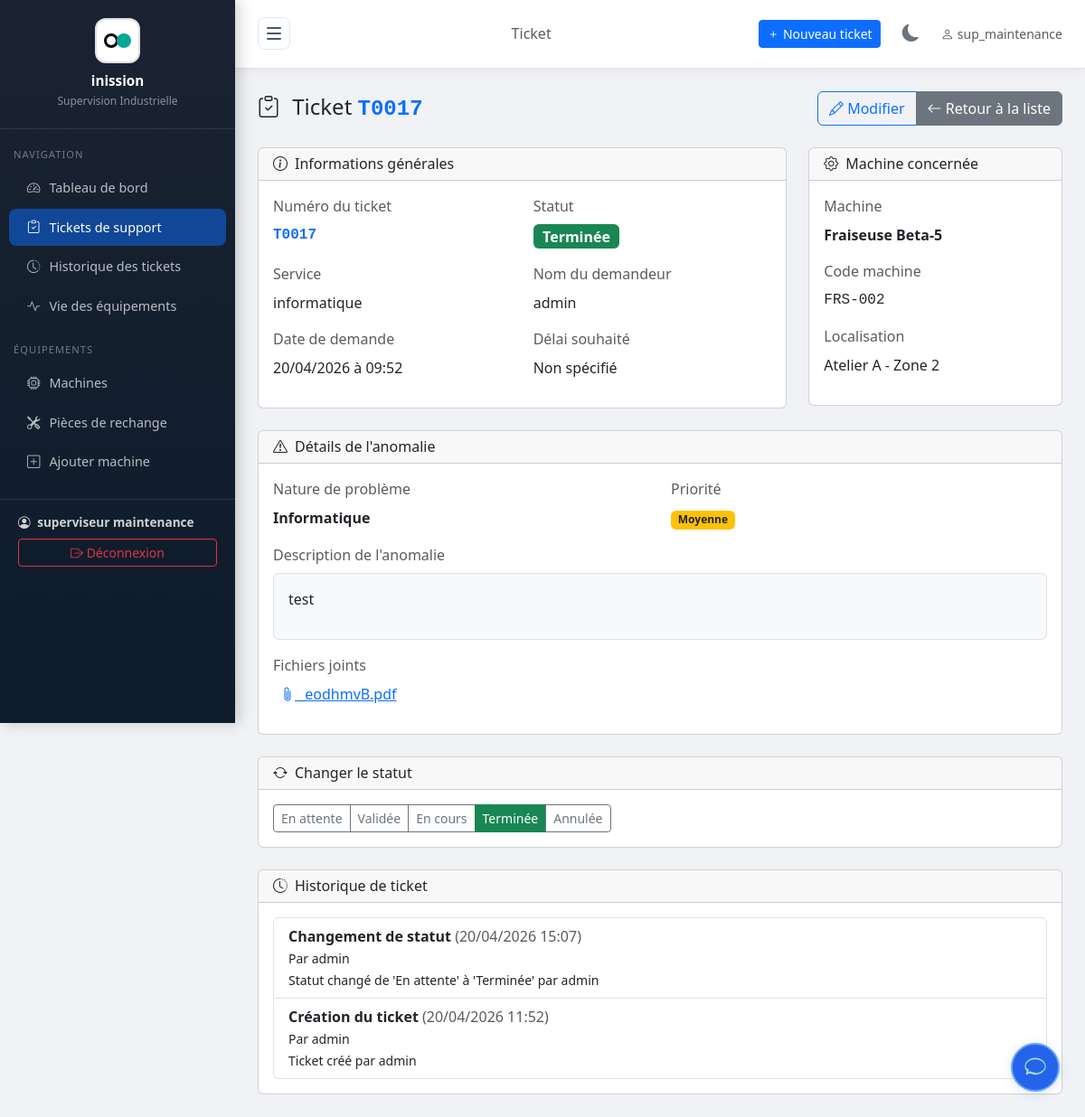
Screenshot of /demandes/17/ (signed in) with the database file from the repository.
### tickets/models.py (models this page shows, shortened)
class TicketSupport(models.Model):
    titre = models.CharField(max_length=200, verbose_name="Titre du ticket", default="Sans titre")
    CATEGORIE_CHOICES = [
        ('industrielle', 'Industrielle'),
        ('informatique', 'Informatique'),
    ]
    categorie = models.CharField(max_length=30, choices=CATEGORIE_CHOICES, verbose_name="Catégorie", default='industrielle')
    type_panne = models.CharField(max_length=100, verbose_name="Type de panne", default="Non renseigné")
    PRIORITE_CHOICES = [
        ('basse', 'Basse'),
        ('moyenne', 'Moyenne'),
        ('haute', 'Haute'),
    ]
    priorite = models.CharField(max_length=10, choices=PRIORITE_CHOICES, verbose_name="Priorité", default='moyenne')
    """Modèle pour les tickets de support"""
    NATURE_ANOMALIE_CHOICES = [
        ('mecanique', 'Mécanique'),
        ('electrique', 'Électrique'),
        ('hydraulique', 'Hydraulique'),
        ('pneumatique', 'Pneumatique'),
        ('informatique', 'Informatique'),
        ('autre', 'Autre'),
    ]
    STATUT_CHOICES = [
        ('en_attente', 'En attente'),
        ('validee', 'Validée'),
        ('en_cours', 'En cours'),
        ('terminee', 'Terminée'),
        ('annulee', 'Annulée'),
    ]
    numero_ticket = models.CharField(max_length=50, unique=True, verbose_name="N° de ticket")
    service_support = models.CharField(max_length=200, verbose_name="Service support")
    demandeur = models.CharField(max_length=200, verbose_name="Nom du demandeur")
    machine = models.ForeignKey(Machine, on_delete=models.CASCADE, verbose_name="Machine concernée")
    code_machine = models.CharField(max_length=100, verbose_name="Code machine")
    date_ticket = models.DateField(verbose_name="Date du ticket")
    heure_ticket = models.TimeField(verbose_name="Heure du ticket")
    delai_souhaite = models.DateField(null=True, blank=True, verbose_name="Délai souhaité")
    type_support = models.BooleanField(default=False, verbose_name="Curative (décocher) / Préventive (cocher)")
    description_probleme = models.TextField(verbose_name="Description du problème")
    nature_probleme = models.CharField(max_length=20, choices=NATURE_ANOMALIE_CHOICES, verbose_name="Nature du problème")
    visa_demandeur = models.CharField(max_length=200, blank=True, verbose_name="Visa du demandeur")
    statut = models.CharField(max_length=20, choices=STATUT_CHOICES, default='en_attente', verbose_name="Statut")
    spare_part = models.ForeignKey(SparePart, on_delete=models.SET_NULL, null=True, blank=True,
                                   related_name='tickets', verbose_name="Pièce détachée réservée")
    date_creation = models.DateTimeField(auto_now_add=True, verbose_name="Date de création")
    date_modification = models.DateTimeField(auto_now=True, verbose_name="Dernière modification")
    class Meta:
        verbose_name = "Ticket de support"
        verbose_name_plural = "Tickets de support"
        ordering = ['-date_creation']
    def get_statut_class(self):
        classes = {
            'en_attente': 'secondary',
            'validee': 'info',
            'en_cours': 'warning',
            'terminee': 'success',
            'annulee': 'danger',
        }
        return classes.get(self.statut, 'secondary')

class Machine(models.Model):
    nom = models.CharField(max_length=200, verbose_name="Nom de la machine")
    reference = models.CharField(max_length=100, unique=True, verbose_name="Référence")
    localisation = models.CharField(max_length=200, verbose_name="Localisation / Zone")
    description = models.TextField(blank=True, verbose_name="Description")
    actif = models.BooleanField(default=True, verbose_name="Active")
    date_installation = models.DateField(null=True, blank=True, verbose_name="Date d'installation")
    department = models.ForeignKey('Department', on_delete=models.SET_NULL, null=True, blank=True, verbose_name="Département associé")
    operator = models.ForeignKey('OperatorProfile', on_delete=models.SET_NULL, null=True, blank=True, verbose_name="Opérateur assigné")
    manuel_pdf = models.FileField(upload_to='machines/manuals/', blank=True, null=True, verbose_name="Manuel d'utilisation (PDF)")
    manuel_texte = models.TextField(blank=True, null=True, verbose_name="Manuel d'utilisation (texte)")
    class Meta:
        verbose_name = "Machine"
        verbose_name_plural = "Machines"
        ordering = ['nom']

class TicketHistory(models.Model):
    ticket = models.ForeignKey('TicketSupport', on_delete=models.CASCADE, related_name='histories')
    user = models.ForeignKey(User, on_delete=models.SET_NULL, null=True, blank=True)
    action = models.CharField(max_length=255)
    details = models.TextField(blank=True)
    date = models.DateTimeField(default=timezone.now)
    class Meta:
        ordering = ['-date']

### tickets/models_ticket_file.py (models this page shows, shortened)
class TicketSupportFile(models.Model):
    ticket = models.ForeignKey('TicketSupport', on_delete=models.CASCADE, related_name='fichiers')
    fichier = models.FileField(upload_to='tickets/files/')
    date_upload = models.DateTimeField(auto_now_add=True)

### tickets/views.py (the view)
# urls.py: path('demandes/<int:pk>/', views.demande_detail, name='demande_detail'),
@login_required
def demande_detail(request, pk):
    from .models_ticket_file import TicketSupportFile
    from .models import TicketSupport
    ticket = get_object_or_404(TicketSupport.objects.select_related('machine'), pk=pk)
    fichiers = ticket.fichiers.all()
    context = {'demande': ticket, 'fichiers': fichiers}
    return render(request, 'tickets/demande_detail.html', context)

### tickets/templates/tickets/demande_detail.html (shortened to what this page needs)
{% extends 'tickets/base.html' %}
{% block page_title %}Ticket {{ demande.numero_demande }}{% endblock %}
{% block content %}
<div class="row mb-4">
  <div class="col-12">
    <div class="d-flex justify-content-between align-items-center">
      <h4 class="mb-0">
        <i class="bi bi-clipboard-check me-2"></i>
        Ticket <span class="ticket-num">{{ demande.numero_ticket }}</span>
      </h4>
      <div class="btn-group">
        <a href="{% url 'demande_edit' demande.pk %}" class="btn btn-outline-primary">
          <i class="bi bi-pencil"></i> Modifier
        </a>
        <a href="{% url 'demande_dashboard' %}" class="btn btn-secondary">
          <i class="bi bi-arrow-left"></i> Retour à la liste
        </a>
      </div>
    </div>
  </div>
</div>
<div class="row mb-4">
  <div class="col-md-8">
    <div class="card">
      <div class="card-header">
        <h6 class="mb-0"><i class="bi bi-info-circle me-2"></i>Informations générales</h6>
      </div>
      <div class="card-body">
        <div class="row">
          <div class="col-md-6 mb-3">
            <label class="form-label text-muted">Numéro du ticket</label>
            <div class="fw-bold ticket-num">{{ demande.numero_ticket }}</div>
          </div>
          <div class="col-md-6 mb-3">
            <label class="form-label text-muted">Statut</label>
            <div>
              <span class="badge bg-{{ demande.get_statut_class }} fs-6">
                {{ demande.get_statut_display }}
              </span>
            </div>
          </div>
          <div class="col-md-6 mb-3">
            <label class="form-label text-muted">Service</label>
            <div>{{ demande.service_support }}</div>
          </div>
          <div class="col-md-6 mb-3">
            <label class="form-label text-muted">Nom du demandeur</label>
            <div>{{ demande.demandeur }}</div>
          </div>
          <div class="col-md-6 mb-3">
            <label class="form-label text-muted">Date de demande</label>
            <div>{{ demande.date_ticket|date:"d/m/Y" }} à {{ demande.heure_ticket|time:"H:i" }}</div>
          </div>
          <div class="col-md-6 mb-3">
            <label class="form-label text-muted">Délai souhaité</label>
            <div>{{ demande.delai_souhaite|date:"d/m/Y"|default:"Non spécifié" }}</div>
          </div>
        </div>
      </div>
    </div>
  </div>
  <div class="col-md-4">
    <div class="card">
      <div class="card-header">
        <h6 class="mb-0"><i class="bi bi-gear me-2"></i>Machine concernée</h6>
      </div>
      <div class="card-body">
        <div class="mb-3">
          <label class="form-label text-muted">Machine</label>
          <div class="fw-bold">{{ demande.machine.nom }}</div>
        </div>
        <div class="mb-3">
          <label class="form-label text-muted">Code machine</label>
          <div class="font-monospace">{{ demande.code_machine }}</div>
        </div>
        <div class="mb-3">
          <label class="form-label text-muted">Localisation</label>
          <div>{{ demande.machine.localisation }}</div>
        </div>
      </div>
    </div>
  </div>
</div>
<div class="row mb-4">
  <div class="col-12">
    <div class="card">
      <div class="card-header">
        <h6 class="mb-0"><i class="bi bi-exclamation-triangle me-2"></i>Détails de l'anomalie</h6>
      </div>
      <div class="card-body">
        <div class="row mb-3">
          <div class="col-md-6">
            <label class="form-label text-muted">Nature de problème</label>
            <div class="fw-bold">{{ demande.get_nature_probleme_display }}</div>
          </div>
          <div class="col-md-6">
            <label class="form-label text-muted">Priorité</label>
            <div>
              <span class="badge
                {% if demande.priorite == 'haute' %}bg-danger
                {% elif demande.priorite == 'moyenne' %}bg-warning text-dark
                {% else %}bg-success
                {% endif %}">
                {{ demande.get_priorite_display }}
              </span>
            </div>
          </div>
        </div>
        <div>
          <label class="form-label text-muted">Description de l'anomalie</label>
          <div class="border rounded p-3 bg-light mb-3">
            {{ demande.description_probleme|linebreaks }}
          </div>
          <label class="form-label text-muted">Fichiers joints</label>
          {% if fichiers and fichiers.count %}
            <ul class="list-unstyled ms-2">
              {% for fichier in fichiers %}
                <li>
                  <a href="{{ fichier.fichier.url }}" target="_blank">
                    <i class="bi bi-paperclip"></i> {{ fichier.fichier.name|slice:'30:' }}
                  </a>
                </li>
              {% endfor %}
            </ul>
          {% else %}
            <div class="text-muted">Aucun fichier joint</div>
          {% endif %}
        </div>
      </div>
    </div>
  </div>
</div>
<div class="row mb-4">
  <div class="col-12">
    <div class="card">
      <div class="card-header">
        <h6 class="mb-0"><i class="bi bi-arrow-repeat me-2"></i>Changer le statut</h6>
      </div>
      <div class="card-body">
        <div class="btn-group" role="group">
          {% for statut_choice in demande.STATUT_CHOICES %}
          <a href="{% url 'demande_change_statut' demande.pk statut_choice.0 %}"
             class="btn btn-sm {% if demande.statut == statut_choice.0 %}btn-{{ demande.get_statut_class }}{% else %}btn-outline-secondary{% endif %} status-btn"
             onclick="return confirm('Changer le statut en &quot;{{ statut_choice.1 }}&quot; ?')">
            {{ statut_choice.1 }}
          </a>
          {% endfor %}
        </div>
      </div>
    </div>
  </div>
</div>
<div class="row">
  <div class="col-12">
    <div class="card">
      <div class="card-header">
        <h6 class="mb-0"><i class="bi bi-clock-history me-2"></i>Historique de ticket</h6>
      </div>
      <div class="card-body">
        {% if demande.histories.exists %}
        <ul class="list-group">
          {% for hist in demande.histories.all %}
          <li class="list-group-item d-flex flex-column flex-md-row justify-content-between align-items-md-center py-2">
            <div>
              <span class="fw-bold">{{ hist.action }}</span>
              <span class="text-muted">({{ hist.date|date:"d/m/Y H:i" }})</span>
              <br>
              <small>
                {% if hist.user %}
                  Par {{ hist.user.get_full_name|default:hist.user.username }}
                {% else %}
                  Par Système
                {% endif %}
                {% if hist.details %}<br>{{ hist.details }}{% endif %}
              </small>
            </div>
          </li>
          {% endfor %}
        </ul>
        {% else %}
        <div class="text-muted">Aucune modification enregistrée.</div>
        {% endif %}
      </div>
    </div>
  </div>
</div>
{% endblock %}

### tickets/templates/tickets/base.html (shortened to what this page needs)
{% load permissions %}
<!DOCTYPE html>
<html lang="fr">
<head>
    <link href="https://cdnjs.cloudflare.com/ajax/libs/bootstrap/5.3.2/css/bootstrap.min.css" rel="stylesheet">
    <link href="https://cdnjs.cloudflare.com/ajax/libs/bootstrap-icons/1.11.3/font/bootstrap-icons.min.css" rel="stylesheet">
</head>
<body>
{% if user.is_authenticated %}
<div id="sidebar" class="sidebar d-flex flex-column">
    <div class="sidebar-inner">
    <div class="sidebar-brand flex-shrink-0">
        <div class="brand-icon"></div>
        <h5>inission</h5>
        <small>Supervision Industrielle</small>
    </div>
    <nav class="mt-2 flex-grow-1">
        <div class="sidebar-section">Navigation</div>
        <a href="{% url 'dashboard' %}" class="nav-link {% if request.resolver_match.url_name == 'dashboard' %}active{% endif %}">
            <i class="bi bi-speedometer2"></i><span>Tableau de bord</span>
        </a>
        <a href="{% url 'demande_dashboard' %}" class="nav-link {% if 'demande' in request.resolver_match.url_name %}active{% endif %}">
            <i class="bi bi-clipboard-check"></i><span>Tickets de support</span>
        </a>
            <a href="{% url 'ticket_history_list' %}" class="nav-link {% if request.resolver_match.url_name == 'ticket_history_list' %}active{% endif %}">
                <i class="bi bi-clock-history"></i><span>Historique des tickets</span>
            </a>
        <a href="{% url 'viee_dashboard' %}" class="nav-link {% if 'viee' in request.resolver_match.url_name %}active{% endif %}">
            <i class="bi bi-activity"></i><span>Vie des équipements</span>
        </a>
        {% if user|is_admin_or_supervisor %}
        <div class="sidebar-section">Équipements</div>
        <a href="{% url 'machine_list' %}" class="nav-link {% if 'machine' in request.resolver_match.url_name %}active{% endif %}">
            <i class="bi bi-cpu"></i><span>Machines</span>
        </a>
            <a href="{% url 'machine_spare_parts' %}" class="nav-link {% if request.resolver_match.url_name == 'machine_spare_parts' %}active{% endif %}">
                <i class="bi bi-tools"></i><span>Pièces de rechange</span>
            </a>
        <a href="{% url 'machine_create' %}" class="nav-link">
            <i class="bi bi-plus-square"></i><span>Ajouter machine</span>
        </a>
        {% endif %}
    </nav>
    <div class="sidebar-footer flex-shrink-0">
        <div class="user-info">
            <i class="bi bi-person-circle me-1"></i>
            <strong>{{ user.get_full_name|default:user.username }}</strong>
        </div>
        <form action="{% url 'logout' %}" method="post" style="margin-top:8px;">
            <button type="submit" class="btn btn-sm btn-outline-danger w-100">
                <i class="bi bi-box-arrow-right"></i> <span>Déconnexion</span>
            </button>
        </form>
    </div>
    </div>
</div>
<div id="main" class="main-content">
    <div class="topbar">
        <button id="toggle-btn" onclick="toggleSidebar()">
            <span></span>
            <span></span>
            <span></span>
        </button>
        <h6 class="mb-0 text-muted">{% block page_title %}{% endblock %}</h6>
        <div class="d-flex align-items-center gap-3">
            <a href="{% url 'demande_create' %}" class="btn btn-primary btn-sm">
                <i class="bi bi-plus"></i> Nouveau ticket
            </a>
            <button class="theme-toggle-btn" onclick="toggleTheme()" title="Basculer le thème">
                <i class="bi bi-moon-fill" id="theme-icon"></i>
            </button>
            <span class="text-muted small"><i class="bi bi-person me-1"></i>{{ user.username }}</span>
        </div>
    </div>
    <div class="page-content">
        {% block content %}{% endblock %}
    </div>
</div>
{% else %}
    {% block auth_content %}{% endblock %}
{% endif %}
{% if user.is_authenticated %}
{% include "tickets/chatbot_widget.html" %}
{% endif %}
</body>
</html>

### rows the page displays
TicketSupport: numero_ticket "T0017", statut "Terminée", service_support "informatique", demandeur "admin", date_ticket "20/04/2026", heure_ticket "09:52", delai_souhaite "Non spécifié", machine.nom "Fraiseuse Beta-5", code_machine "FRS-002", machine.localisation "Atelier A - Zone 2", nature_probleme "Informatique", priorite "Moyenne", description_probleme "test"
TicketSupportFile: fichier.name "_eodhmvB.pdf"
TicketHistory: action "Changement de statut", date "20/04/2026 15:07", user.get_full_name "admin", details "Statut changé de 'En attente' à 'Terminée' par admin"
TicketHistory: action "Création du ticket", date "20/04/2026 11:52", user.get_full_name "admin", details "Ticket créé par admin"

### other values shown
{{ user.get_full_name|default:user.username }} "superviseur maintenance"
{{ user.username }} "sup_maintenance"
{{ statut_choice.1 }} "En attente" "Validée" "En cours" "Terminée" "Annulée"
